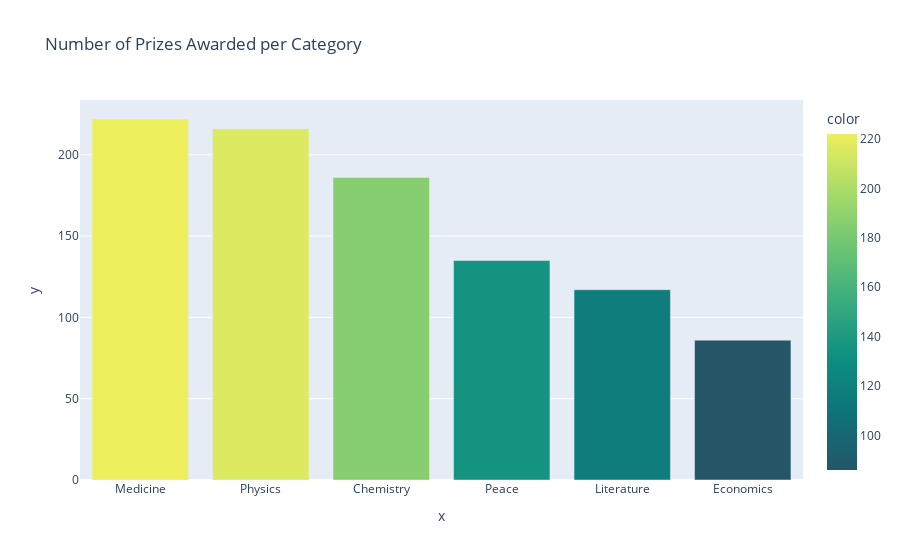

The cell this chart's notebook holds for it:
### Code cell
prizes_per_category = df_data['category'].value_counts()
v_bar = px.bar(x=prizes_per_category.index,
               y=prizes_per_category.values,
               color=prizes_per_category.values,
               color_continuous_scale='Aggrnyl',
               title='Number of Prizes Awarded per Category')

v_bar.show()

### Figure 1 — Plotly figure (JSON) as saved in the notebook; plotly's stock layout.template omitted (floating-point values rounded to 4 significant figures)
{"data": [{"alignmentgroup": "True", "hovertemplate": "x=%{x}<br>y=%{y}<br>color=%{marker.color}<extra></extra>", "legendgroup": "", "marker": {"color": [222, 216, 186, 135, 117, 86], "coloraxis": "coloraxis"}, "name": "", "offsetgroup": "", "orientation": "v", "showlegend": false, "textposition": "auto", "type": "bar", "x": ["Medicine", "Physics", "Chemistry", "Peace", "Literature", "Economics"], "xaxis": "x", "y": [222, 216, 186, 135, 117, 86], "yaxis": "y"}], "layout": {"autosize": true, "barmode": "relative", "coloraxis": {"colorbar": {"title": {"text": "color"}}, "colorscale": [[0, "rgb(36, 86, 104)"], [0.1667, "rgb(15, 114, 121)"], [0.3333, "rgb(13, 143, 129)"], [0.5, "rgb(57, 171, 126)"], [0.6667, "rgb(110, 197, 116)"], [0.8333, "rgb(169, 220, 103)"], [1, "rgb(237, 239, 93)"]]}, "legend": {"tracegroupgap": 0}, "title": {"text": "Number of Prizes Awarded per Category"}, "xaxis": {"anchor": "y", "autorange": true, "domain": [0, 1], "range": [-0.5, 5.5], "title": {"text": "x"}, "type": "category"}, "yaxis": {"anchor": "x", "autorange": true, "domain": [0, 1], "range": [0, 233.7], "title": {"text": "y"}, "type": "linear"}}}
